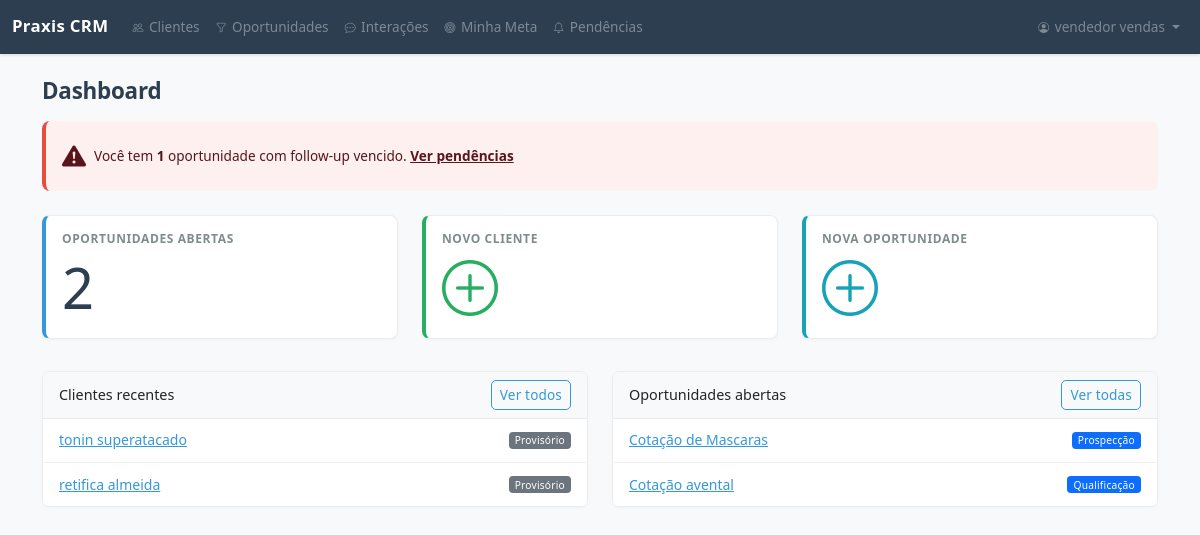
Page /dashboard/ (signed in) on the earlier database version.
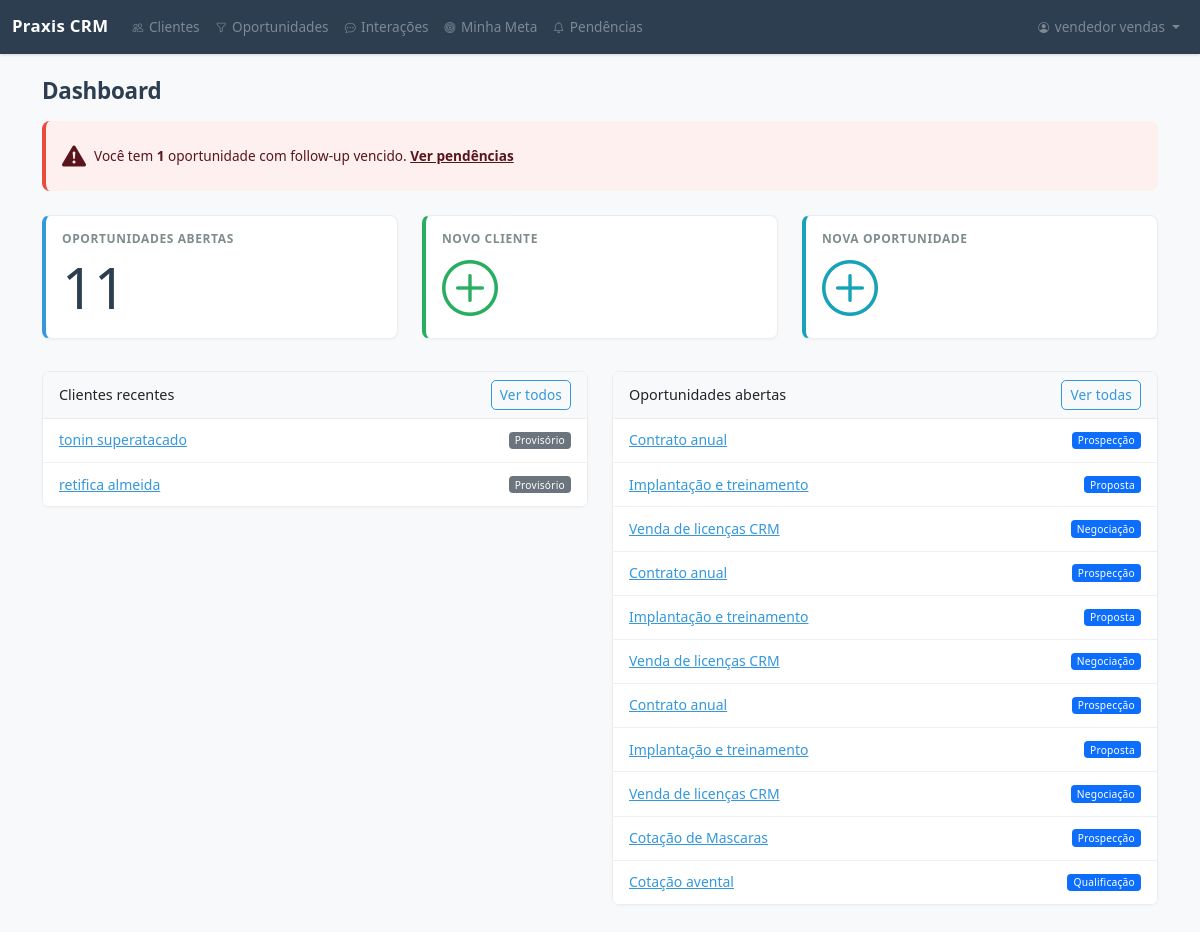
Same page on the later database version.
### apps/crm/models.py (models this page shows, shortened)
class Cliente(models.Model):
    nome = models.CharField(max_length=200, verbose_name="Nome")
    cnpj_cpf = models.CharField(
        max_length=18, blank=True, default="", verbose_name="CNPJ/CPF"
    )
    telefone = models.CharField(max_length=20, blank=True, verbose_name="Telefone")
    email = models.EmailField(blank=True, verbose_name="E-mail")
    nome_contato_principal = models.CharField(
        max_length=200, blank=True, default="", verbose_name="Contato principal"
    )
    telefone_contato = models.CharField(
        max_length=20, blank=True, default="", verbose_name="Telefone do contato"
    )
    email_contato = models.EmailField(
        blank=True, default="", verbose_name="E-mail do contato"
    )
    tipo = models.CharField(
        max_length=3,
        choices=TipoCliente.choices,
        default=TipoCliente.B2C,
        verbose_name="Tipo",
    )
    status = models.CharField(
        max_length=11,
        choices=StatusCliente.choices,
        default=StatusCliente.PROVISORIO,
        verbose_name="Status",
    )
    criado_por = models.ForeignKey(
        settings.AUTH_USER_MODEL,
        on_delete=models.PROTECT,
        related_name="clientes_criados",
        verbose_name="Criado por",
    )
    criado_em = models.DateTimeField(auto_now_add=True, verbose_name="Criado em")
    atualizado_em = models.DateTimeField(auto_now=True, verbose_name="Atualizado em")
    class Meta:
        verbose_name = "Cliente"
        verbose_name_plural = "Clientes"
        ordering = ["-criado_em"]

### apps/sales/models.py (models this page shows, shortened)
class Oportunidade(models.Model):
    titulo = models.CharField(max_length=200, verbose_name="Título")
    cliente = models.ForeignKey(
        Cliente,
        on_delete=models.CASCADE,
        related_name="oportunidades",
        verbose_name="Cliente",
    )
    vendedor = models.ForeignKey(
        settings.AUTH_USER_MODEL,
        on_delete=models.PROTECT,
        related_name="oportunidades",
        verbose_name="Vendedor",
    )
    etapa = models.CharField(
        max_length=12,
        choices=EtapaOportunidade.choices,
        default=EtapaOportunidade.PROSPECCAO,
        verbose_name="Etapa",
    )
    motivo_perda = models.CharField(
        max_length=13,
        choices=MotivoPerdaOportunidade.choices,
        blank=True,
        default="",
        verbose_name="Motivo da perda",
    )
    valor_estimado = models.DecimalField(
        max_digits=12,
        decimal_places=2,
        default=0,
        verbose_name="Valor estimado",
    )
    descricao = models.TextField(blank=True, verbose_name="Descrição")
    proxima_acao = models.CharField(
        max_length=200,
        blank=True,
        default="",
        verbose_name="Próxima ação",
        help_text="Descreva brevemente a próxima ação a ser realizada",
    )
    data_follow_up = models.DateField(
        null=True,
        blank=True,
        verbose_name="Data do follow-up",
        help_text="Data prevista para o próximo contato",
    )
    criado_em = models.DateTimeField(auto_now_add=True, verbose_name="Criado em")
    atualizado_em = models.DateTimeField(auto_now=True, verbose_name="Atualizado em")
    class Meta:
        verbose_name = "Oportunidade"
        verbose_name_plural = "Oportunidades"
        ordering = ["-criado_em"]

### apps/accounts/views.py (the view)
# urls.py: path("dashboard/", home_view, name="home"),  # Dashboard do usuário logado
@login_required
def home_view(request):
    user = request.user
    if hasattr(user, "perfil") and user.perfil.papel in (
        PerfilUsuario.GESTOR,
        PerfilUsuario.ADMIN,
    ):
        return redirect("gestao:dashboard")
    clientes_recentes = Cliente.objects.filter(criado_por=user).order_by("-criado_em")[:5]
    oportunidades_abertas = Oportunidade.objects.filter(vendedor=user).exclude(
        etapa__in=["FECHAMENTO", "PERDIDA"]
    )
    hoje = timezone.now().date()
    followups_hoje = oportunidades_abertas.filter(data_follow_up=hoje).count()
    followups_vencidos = oportunidades_abertas.filter(data_follow_up__lt=hoje).count()
    context = {
        "clientes_recentes": clientes_recentes,
        "oportunidades_abertas": oportunidades_abertas,
        "total_oportunidades": oportunidades_abertas.count(),
        "followups_hoje": followups_hoje,
        "followups_vencidos": followups_vencidos,
    }
    return render(request, "home.html", context)

### apps/accounts/models.py (called while the page is built)
    @property
    def is_admin(self):
        return self.papel == PerfilUsuario.ADMIN

    @property
    def is_vendedor(self):
        return self.papel == PerfilUsuario.VENDEDOR

    @property
    def is_gestor(self):
        return self.papel == PerfilUsuario.GESTOR

### templates/home.html (shortened to what this page needs)
{% extends "base.html" %}
{% block content %}
<h2>Dashboard</h2>
{% if followups_vencidos > 0 %}
<div class="alert alert-danger d-flex align-items-center mt-3" role="alert">
    <i class="bi bi-exclamation-triangle-fill me-2 fs-4"></i>
    <div>
        Você tem <strong>{{ followups_vencidos }}</strong> oportunidade{{ followups_vencidos|pluralize }} com follow-up vencido.
        <a href="{% url 'sales:minhas_pendencias' %}" class="alert-link">Ver pendências</a>
    </div>
</div>
{% endif %}
<div class="row mt-4">
    <div class="col-md-4">
        <div class="card text-bg-primary mb-3">
            <div class="card-body">
                <h5 class="card-title">Oportunidades abertas</h5>
                <p class="card-text display-4">{{ total_oportunidades }}</p>
            </div>
        </div>
    </div>
    <div class="col-md-4">
        <a href="{% url 'crm:cliente_create' %}" class="text-decoration-none">
            <div class="card text-bg-success mb-3">
                <div class="card-body">
                    <h5 class="card-title">Novo cliente</h5>
                    <p class="card-text"><i class="bi bi-plus-circle display-4"></i></p>
                </div>
            </div>
        </a>
    </div>
    <div class="col-md-4">
        <a href="{% url 'sales:oportunidade_create' %}" class="text-decoration-none">
            <div class="card text-bg-info mb-3">
                <div class="card-body">
                    <h5 class="card-title">Nova oportunidade</h5>
                    <p class="card-text"><i class="bi bi-plus-circle display-4"></i></p>
                </div>
            </div>
        </a>
    </div>
</div>
<div class="row mt-3">
    <div class="col-md-6">
        <div class="card">
            <div class="card-header d-flex justify-content-between align-items-center">
                <span>Clientes recentes</span>
                <a href="{% url 'crm:cliente_list' %}" class="btn btn-sm btn-outline-primary">Ver todos</a>
            </div>
            <ul class="list-group list-group-flush">
                {% for cliente in clientes_recentes %}
                <li class="list-group-item d-flex justify-content-between align-items-center">
                    <a href="{% url 'crm:cliente_detail' cliente.pk %}">{{ cliente.nome }}</a>
                    <span class="badge bg-secondary">{{ cliente.get_status_display }}</span>
                </li>
                {% empty %}
                <li class="list-group-item text-muted">Nenhum cliente cadastrado.</li>
                {% endfor %}
            </ul>
        </div>
    </div>
    <div class="col-md-6">
        <div class="card">
            <div class="card-header d-flex justify-content-between align-items-center">
                <span>Oportunidades abertas</span>
                <a href="{% url 'sales:oportunidade_list' %}" class="btn btn-sm btn-outline-primary">Ver todas</a>
            </div>
            <ul class="list-group list-group-flush">
                {% for op in oportunidades_abertas %}
                <li class="list-group-item d-flex justify-content-between align-items-center">
                    <a href="{% url 'sales:oportunidade_detail' op.pk %}">{{ op.titulo }}</a>
                    <span class="badge bg-primary">{{ op.get_etapa_display }}</span>
                </li>
                {% empty %}
                <li class="list-group-item text-muted">Nenhuma oportunidade aberta.</li>
                {% endfor %}
            </ul>
        </div>
    </div>
</div>
{% endblock %}

Differences in the rows shown:
added Oportunidade: titulo "Contrato anual", etapa "Prospecção"
added Oportunidade: titulo "Implantação e treinamento", etapa "Proposta"
added Oportunidade: titulo "Venda de licenças CRM", etapa "Negociação"
added Oportunidade: titulo "Contrato anual", etapa "Prospecção"
added Oportunidade: titulo "Implantação e treinamento", etapa "Proposta"
added Oportunidade: titulo "Venda de licenças CRM", etapa "Negociação"
added Oportunidade: titulo "Contrato anual", etapa "Prospecção"
added Oportunidade: titulo "Implantação e treinamento", etapa "Proposta"
added Oportunidade: titulo "Venda de licenças CRM", etapa "Negociação"
Other differences:
{{ total_oportunidades }}: "2" → "11"
